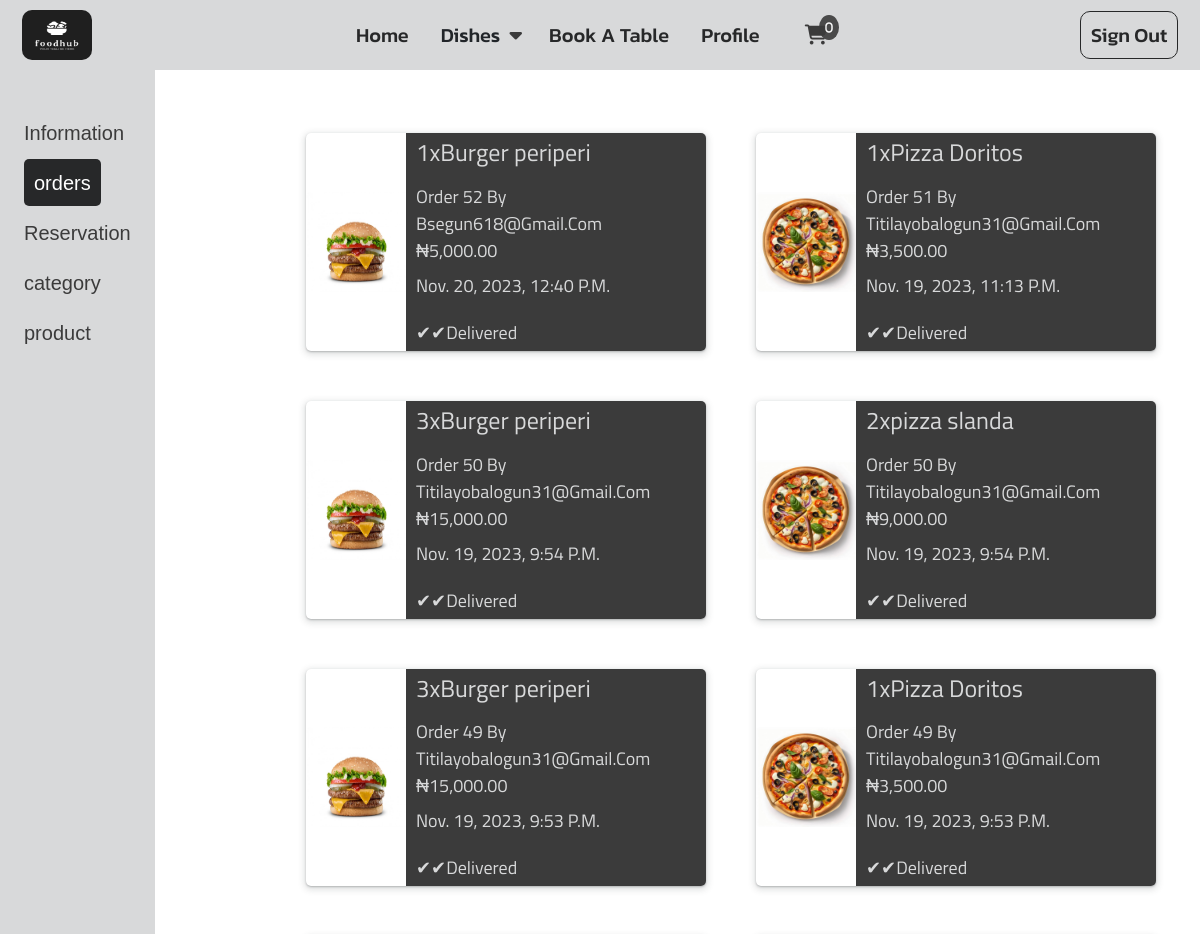
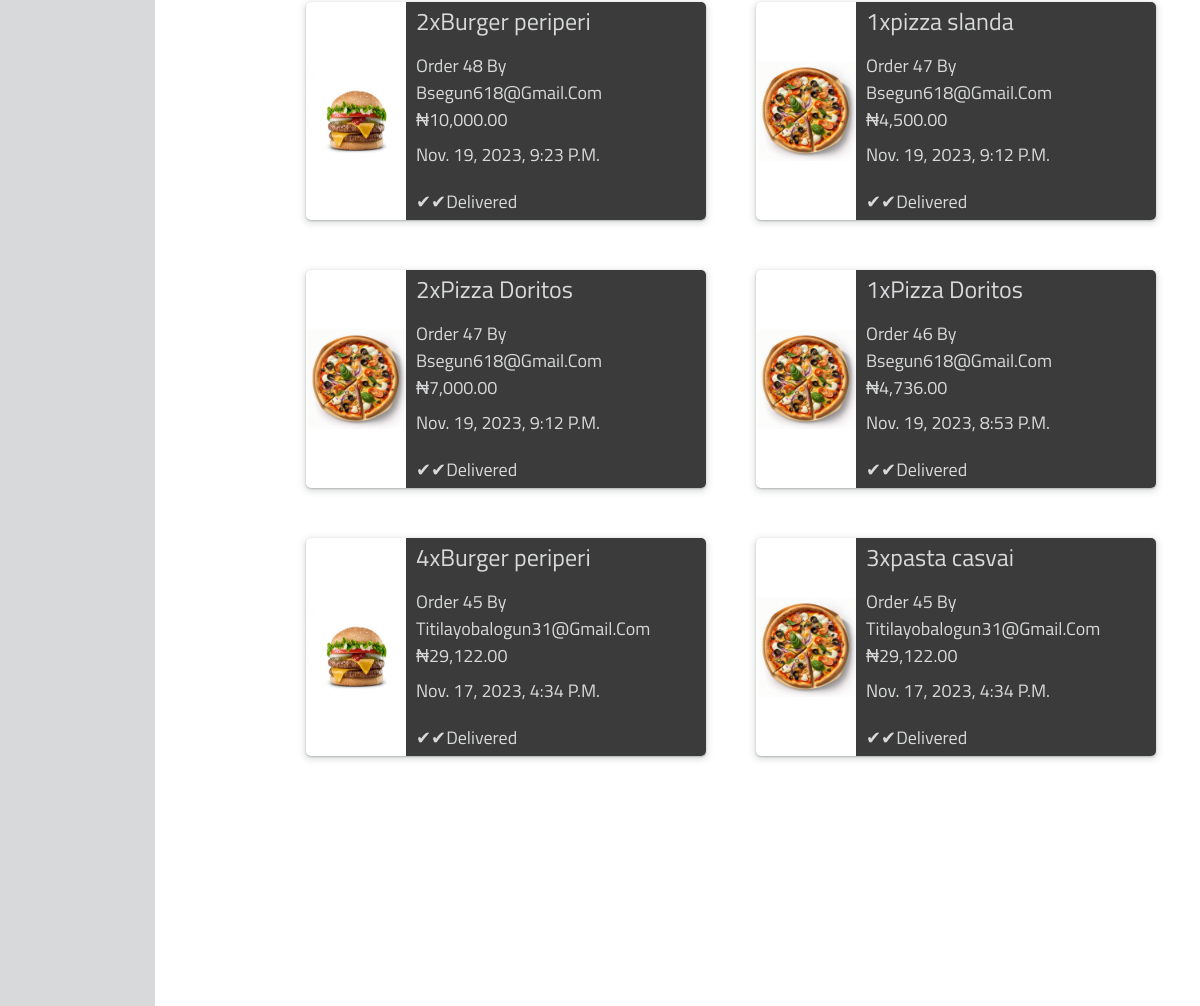
Before: /orders (signed in, upper part) with the older database file (2 pictures, top to bottom).
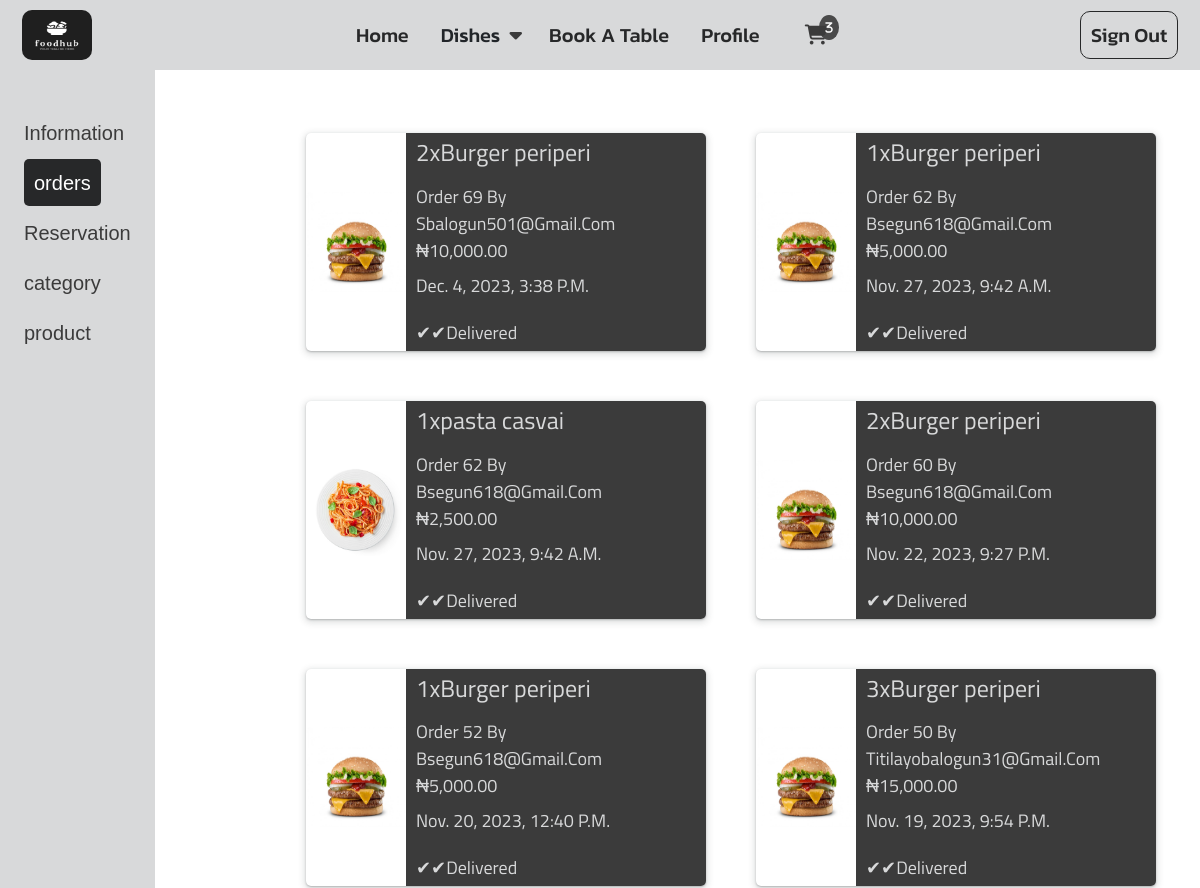
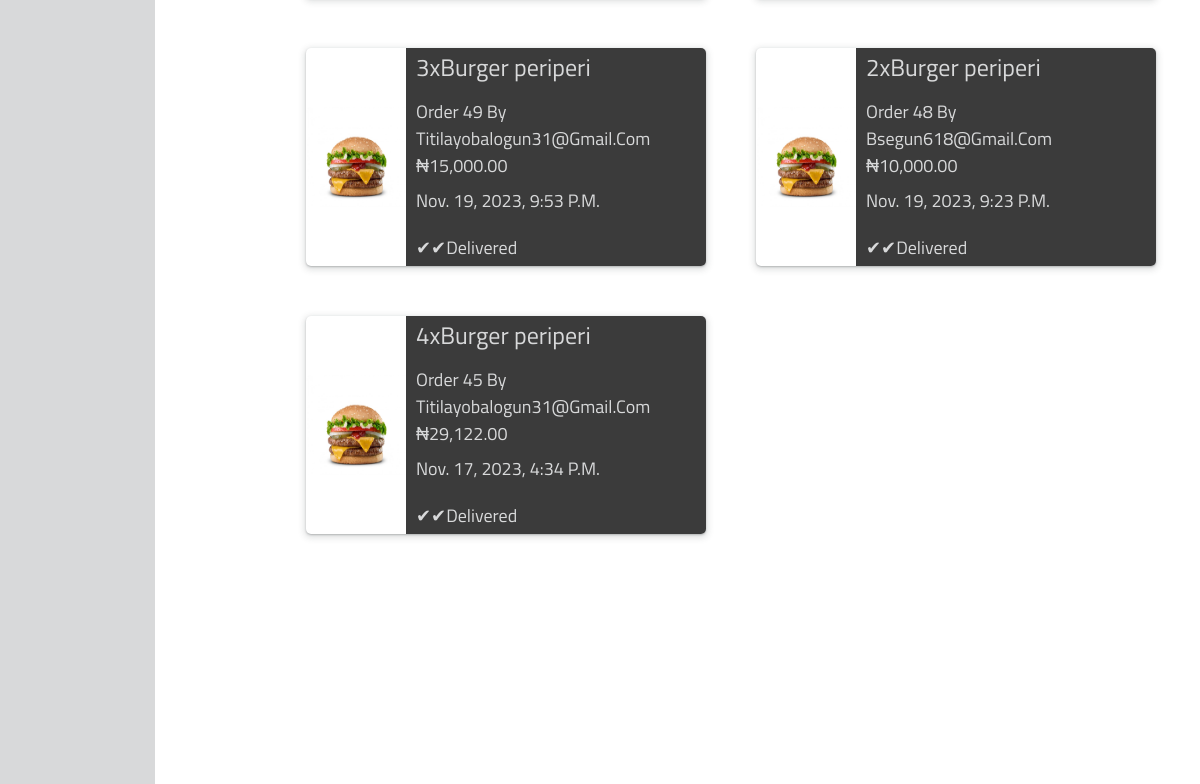
After: the same page with the newer database file (2 pictures, top to bottom).
### food_app/models.py (models this page shows, shortened)
class OrderItem(models.Model):
    order = models.ForeignKey(Order, on_delete=models.CASCADE)
    product = models.ForeignKey(Product, on_delete=models.CASCADE)
    quantity = models.PositiveIntegerField(default=1)
    item_total = models.DecimalField(max_digits=10, decimal_places=2)
    def __str__(self):
        return f"{self.quantity} x {self.product.product_name} in Order {self.order.id}"

class Product(models.Model):
    type = models.ForeignKey(Category, on_delete=models.CASCADE)
    product_name = models.CharField(max_length=100)
    pics = models.ImageField(upload_to="product_pics")
    price = models.IntegerField()
    description = models.TextField(max_length=100)
    slug = models.SlugField()
    def __str__(self):
        return self.product_name

class Order(models.Model):
    user = models.ForeignKey(User, on_delete=models.CASCADE)
    products = models.ManyToManyField(Product, through='OrderItem')
    total_amount = models.DecimalField(max_digits=10, decimal_places=2)
    payment_id = models.CharField(max_length=100, null=True, blank=True)
    payment_status = models.BooleanField(default=False)
    created_at = models.DateTimeField(auto_now_add=True)
    def __str__(self):
        return f"Order {self.id} by {self.user.email}"

class User(AbstractUser):
    full_name = models.CharField(max_length=200, null=True)
    email = models.EmailField(unique=True)
    username = models.CharField(unique=False, max_length=100, null=True, default='')
    address = models.CharField(max_length=200, null=True)
    avatar = models.ImageField(null=True, upload_to="profile_pics", default="profile_pics/avatar.png")
    joined = models.DateTimeField(auto_now_add=True)
    USERNAME_FIELD = 'email'
    REQUIRED_FIELDS = ['username']

### food_app/views.py (the view)
# urls.py: path('orders', views.orders, name="orders"),
@login_required
def orders(request):
    user = request.user
    order =  Order.objects.filter(user=user)
    order_item = None
    if user.is_superuser:
        order_item = OrderItem.objects.all().order_by('-order_id')
    else:
        order_item = OrderItem.objects.filter(order__in=order).order_by('-order__created_at')
    context = {
        "user": user,
        "order_item": order_item,
    }
    print(order_item)
    return render(request, 'profile/orders.html', context)

### food_app/context_processors.py (called while the page is built)
def site_settings(request):
    today = datetime.date.today()
    year = today.year
    category = Category.objects.all()
    return {'category': category, 'year': year}

def order_item_count(request):
    if request.user.is_authenticated:
        cart = request.user.cart
        cart_items = CartItem.objects.filter(cart=cart)
        return {'order_item_count': cart_items.count()}
    return {'order_item_count': 0}

### templates/profile/orders.html
{% extends 'base.html' %}
{% load humanize %}
{% block content %}
  <div class="profile">
    {% include 'profile/profile_link.html' %}
    <div class="profile-order">
      {% if not order_item  %}
        <p>no order yet</p>
        <a href="">order now</a>
      {% else  %}
        {% for order in order_item  %}
          <div class="each-order">
            <div class="each-order-img">
              <img src="{{order.product.pics.url}}" alt="food-img">
            </div>
            <div class="each-order-details">
              <div class="d-flex flex-wrap gap-2">
                <h4>{{order.quantity}}x{{order.product}}</h4>
                {% if request.user.is_superuser %}
                  <p>{{order.order}}</p>
                {% endif %}
              </div>
              <p class="pb-2">₦{{order.item_total|intcomma }}</p>
              <div class="each-order-details-opt">
                <p class="">{{order.order.created_at}}</p>
                <p class="">✔✔delivered</p>
              </div>
            </div>
          </div>
        {% endfor %}
      {% endif  %}
		</div>
  </div>
{% endblock content %}

Changed rows visible on the page:
removed OrderItem: product.pics (picture), quantity "1", product "Pizza Doritos", order "Order 51 By Titilayobalogun31@gmail.com", item_total "3,500.00", order.created_at "Nov. 19, 2023, 11:13 P.m."
removed OrderItem: product.pics (picture), quantity "2", product "pizza slanda", order "Order 50 By Titilayobalogun31@gmail.com", item_total "9,000.00", order.created_at "Nov. 19, 2023, 9:54 P.m."
removed OrderItem: product.pics (picture), quantity "1", product "Pizza Doritos", order "Order 49 By Titilayobalogun31@gmail.com", item_total "3,500.00", order.created_at "Nov. 19, 2023, 9:53 P.m."
removed OrderItem: product.pics (picture), quantity "1", product "pizza slanda", order "Order 47 By Bsegun618@gmail.com", item_total "4,500.00", order.created_at "Nov. 19, 2023, 9:12 P.m."
removed OrderItem: product.pics (picture), quantity "2", product "Pizza Doritos", order "Order 47 By Bsegun618@gmail.com", item_total "7,000.00", order.created_at "Nov. 19, 2023, 9:12 P.m."
removed OrderItem: product.pics (picture), quantity "1", product "Pizza Doritos", order "Order 46 By Bsegun618@gmail.com", item_total "4,736.00", order.created_at "Nov. 19, 2023, 8:53 P.m."
removed OrderItem: product.pics (picture), quantity "3", product "pasta casvai", order "Order 45 By Titilayobalogun31@gmail.com", item_total "29,122.00", order.created_at "Nov. 17, 2023, 4:34 P.m."
added OrderItem: product.pics (picture), quantity "2", product "Burger periperi", order "Order 69 By Sbalogun501@gmail.com", item_total "10,000.00", order.created_at "Dec. 4, 2023, 3:38 P.m."
added OrderItem: product.pics (picture), quantity "1", product "Burger periperi", order "Order 62 By Bsegun618@gmail.com", item_total "5,000.00", order.created_at "Nov. 27, 2023, 9:42 A.m."
added OrderItem: product.pics (picture), quantity "1", product "pasta casvai", order "Order 62 By Bsegun618@gmail.com", item_total "2,500.00", order.created_at "Nov. 27, 2023, 9:42 A.m."
added OrderItem: product.pics (picture), quantity "2", product "Burger periperi", order "Order 60 By Bsegun618@gmail.com", item_total "10,000.00", order.created_at "Nov. 22, 2023, 9:27 P.m."
Other visible differences:
{{ order_item_count }}: 0 → 3 (drawn)
